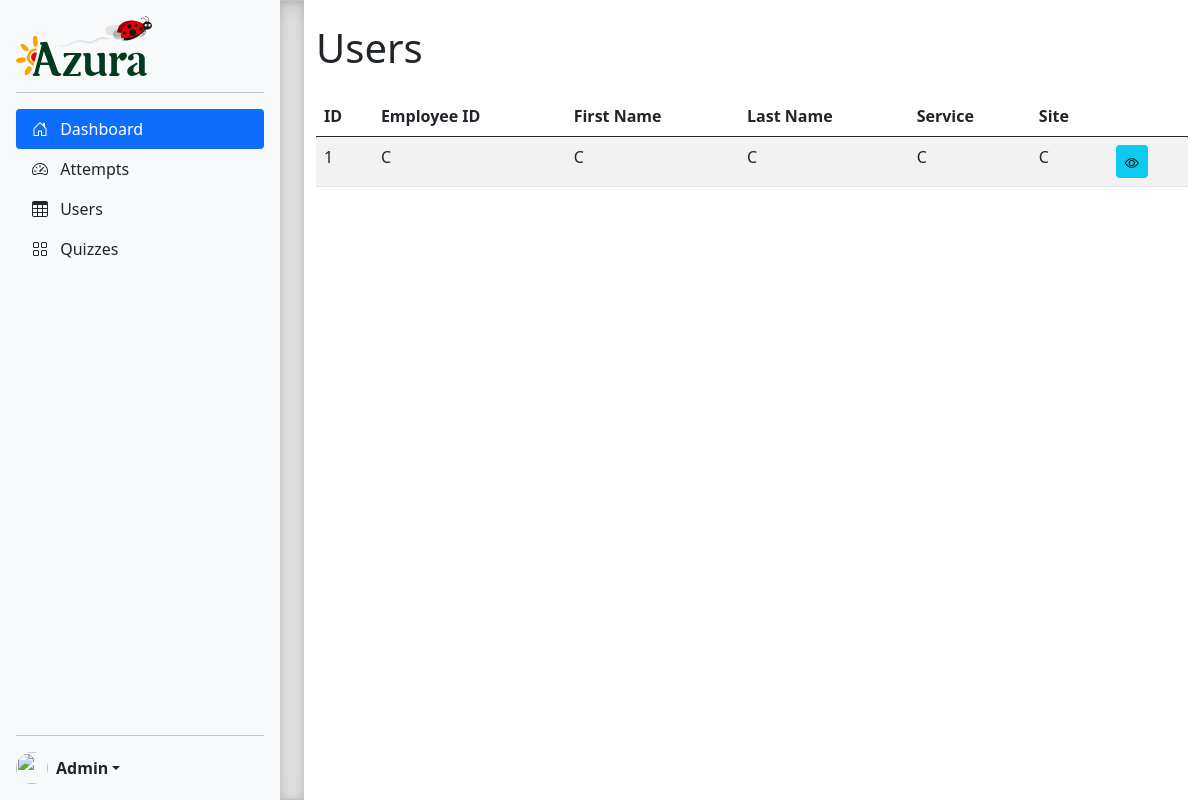
Before: /admin/users with the older database file.
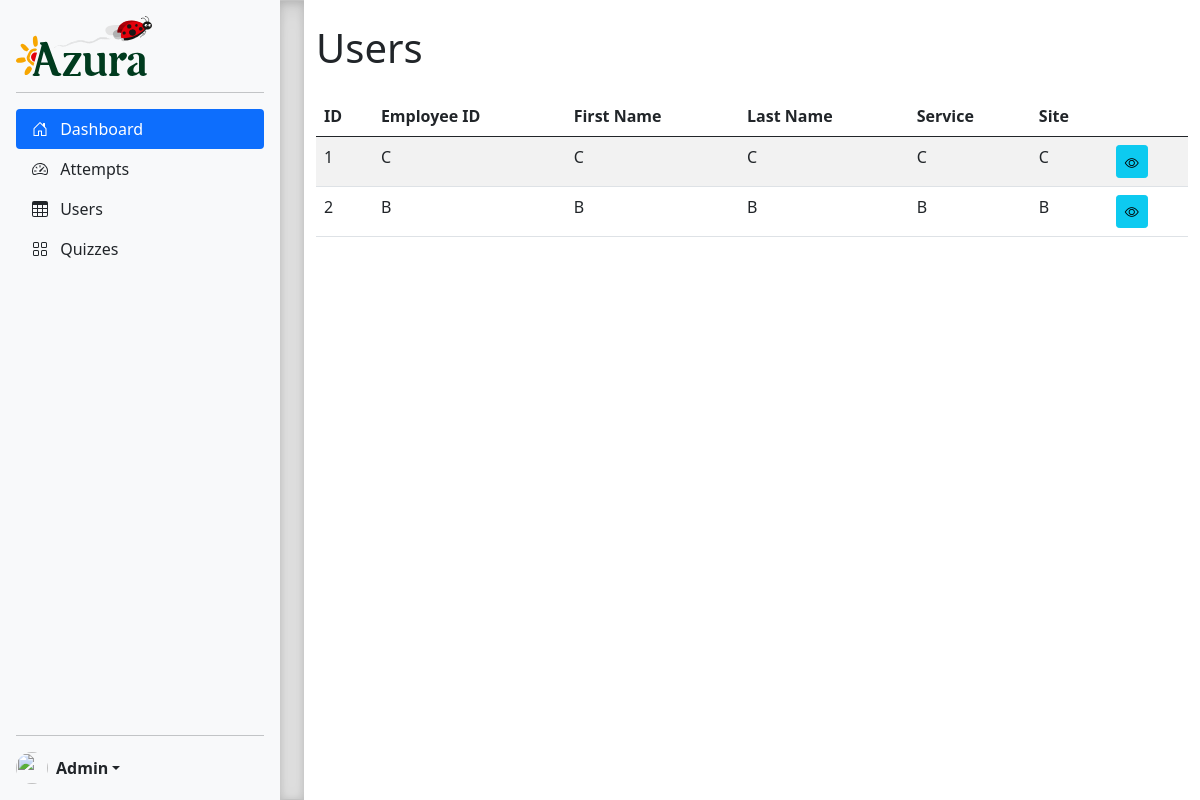
After: the same page with the newer database file.
### models.py (models this page shows, shortened)
class User(db.Model, UserMixin):
    __tablename__ = 'Users'
    id = db.Column(db.Integer, primary_key=True, autoincrement=True)
    emp_id = db.Column(db.String, nullable=False)
    cin = db.Column(db.String, nullable=False)
    first_name = db.Column(db.String, nullable=False)
    last_name = db.Column(db.String, nullable=False)
    service = db.Column(db.String, nullable=False)
    site = db.Column(db.String, nullable=False)
    password = db.Column(db.String, nullable=False)

### admin.py (the view)
@admin_bp.route('/users')
def view_users():
    users = User.query.all()
    return render_template('admin/view_users.html', users=users)

### app.py (called while the page is built)
@app.before_request
def set_default_language():
    if 'language' not in session:
        session['language'] = 'fr'

### templates/admin/view_users.html (shortened to what this page needs)
{% extends "admin/sidebar.html" %} {% block title %}Users{% endblock %} {% block
content %}
<div class="container mt-4">
  <h1 class="mb-4">Users</h1>
  <table class="table table-striped">
    <thead>
      <tr>
        <th>ID</th>
        <th>Employee ID</th>
        <th>First Name</th>
        <th>Last Name</th>
        <th>Service</th>
        <th>Site</th>
        <th></th>
      </tr>
    </thead>
    <tbody>
      {% for user in users %}
      <tr>
        <td>{{ user.id }}</td>
        <td>{{ user.emp_id }}</td>
        <td>{{ user.first_name }}</td>
        <td>{{ user.last_name }}</td>
        <td>{{ user.service }}</td>
        <td>{{ user.site }}</td>
        <td>
          <a
            href="#"
            class="btn btn-info btn-sm"
            data-bs-toggle="modal"
            data-bs-target="#userModal{{ user.id }}"
            ><i class="bi bi-eye"></i
          ></a>
        </td>
      </tr>
      {% endfor %}
    </tbody>
  </table>
</div>
{% endblock %}

### templates/admin/sidebar.html (shortened to what this page needs)
<!DOCTYPE html>
<html lang="en">
  <head>
    <link
      rel="stylesheet"
      href="https://cdnjs.cloudflare.com/ajax/libs/bootstrap-icons/1.10.0/font/bootstrap-icons.min.css"
    />
    <link
      href="{{ url_for('static', filename='css/bootstrap.min.css') }}"
      rel="stylesheet"
    />
    <link
      href="{{ url_for('static', filename='css/sidebars.css') }}"
      rel="stylesheet"
    />
  </head>
  <body>
    <main>
      <div
        class="d-flex flex-column flex-shrink-0 p-3 bg-light"
        style="width: 280px"
      >
        <a
          href="/"
          class="d-flex align-items-center mb-3 mb-md-0 me-md-auto link-dark text-decoration-none"
        >
          <img
            class="bi me-2"
            height="60"
            src="{{ url_for('static', filename='logo-azura.svg') }}"
            alt=""
          />
        </a>
        <hr />
        <ul class="nav nav-pills flex-column mb-auto">
          <li class="nav-item">
            <a
              href="{{ url_for('admin.dashboard') }}"
              class="nav-link active"
              aria-current="page"
            >
              <svg class="bi me-2" width="16" height="16">
                <use xlink:href="#home" />
              </svg>
              Dashboard
            </a>
          </li>
          <li>
            <a
              href="{{ url_for('admin.view_attempts') }}"
              class="nav-link link-dark"
            >
              <svg class="bi me-2" width="16" height="16">
                <use xlink:href="#speedometer2" />
              </svg>
              Attempts
            </a>
          </li>
          <li>
            <a
              href="{{ url_for('admin.view_users') }}"
              class="nav-link link-dark"
            >
              <svg class="bi me-2" width="16" height="16">
                <use xlink:href="#table" />
              </svg>
              Users
            </a>
          </li>
          <li>
            <a href="{{ url_for('admin.quizzes') }}" class="nav-link link-dark">
              <svg class="bi me-2" width="16" height="16">
                <use xlink:href="#grid" />
              </svg>
              Quizzes
            </a>
          </li>
        </ul>
        <hr />
        <div class="dropdown">
          <a
            href="#"
            class="d-flex align-items-center link-dark text-decoration-none dropdown-toggle"
            id="dropdownUser2"
            data-bs-toggle="dropdown"
            aria-expanded="false"
          >
            <img
              src="https://github.com/mdo.png"
              alt=""
              width="32"
              height="32"
              class="rounded-circle me-2"
            />
            <strong>Admin</strong>
          </a>
        </div>
      </div>
      <div class="b-example-divider b-example-vr"></div>
      {% block content %} {% endblock %}
    </main>
  </body>
</html>

### static/css/sidebars.css (style rules this page uses)
body { min-height: 100vh; min-height: -webkit-fill-available; }
html { height: -webkit-fill-available; }
main { display: flex; flex-wrap: nowrap; height: 100vh; height: -webkit-fill-available; max-height: 100vh; overflow-x: auto; overflow-y: hidden; }
.b-example-divider { flex-shrink: 0; width: 1.5rem; height: 100vh; background-color: rgba(0, 0, 0, .1); border: solid rgba(0, 0, 0, .15); border-width: 1px 0; box-shadow: inset 0 .5em 1.5em rgba(0, 0, 0, .1), inset 0 .125em .5em rgba(0, 0, 0, .15); }
.bi { vertical-align: -.125em; pointer-events: none; fill: currentColor; }
.dropdown-toggle { outline: 0; }

Changed rows visible on the page:
added User: id "2", emp_id "B", first_name "B", last_name "B", service "B", site "B"
